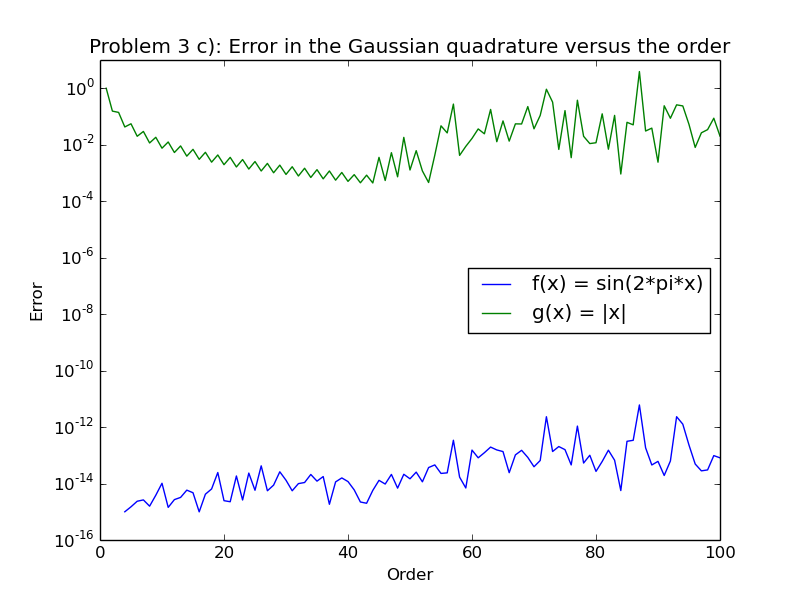

This chart was generated by the following Python code:
from __future__ import division
import numpy as np
import numpy.linalg as la
import matplotlib.pyplot as plt
from problem3_b import gauss_quad

def f(x):
    return np.sin(2.0*np.pi*x)

def g(x):
    return abs(x)

def plot_init(x, y, t):
	plt.clf()
	plt.xlabel(x)
	plt.ylabel(y)
	plt.title(t)
	plt.hold(True)

def plot_draw(X, Y, case):
	plt.semilogy(X, Y, '-')

err1 = []
err2 = []   
x = np.linspace(1,100,100)

for n in range(1,101):
    err1.append(gauss_quad(f,n))
    err2.append(gauss_quad(g,n))

plot_init("Order", "Error", "Problem 3 c): Error in the Gaussian quadrature versus the order")
plt.semilogy(x, err1)
plt.semilogy(x, err2)
plt.legend(['f(x) = sin(2*pi*x)','g(x) = |x|'],loc = 'best')
plt.savefig("problem3_c.png")